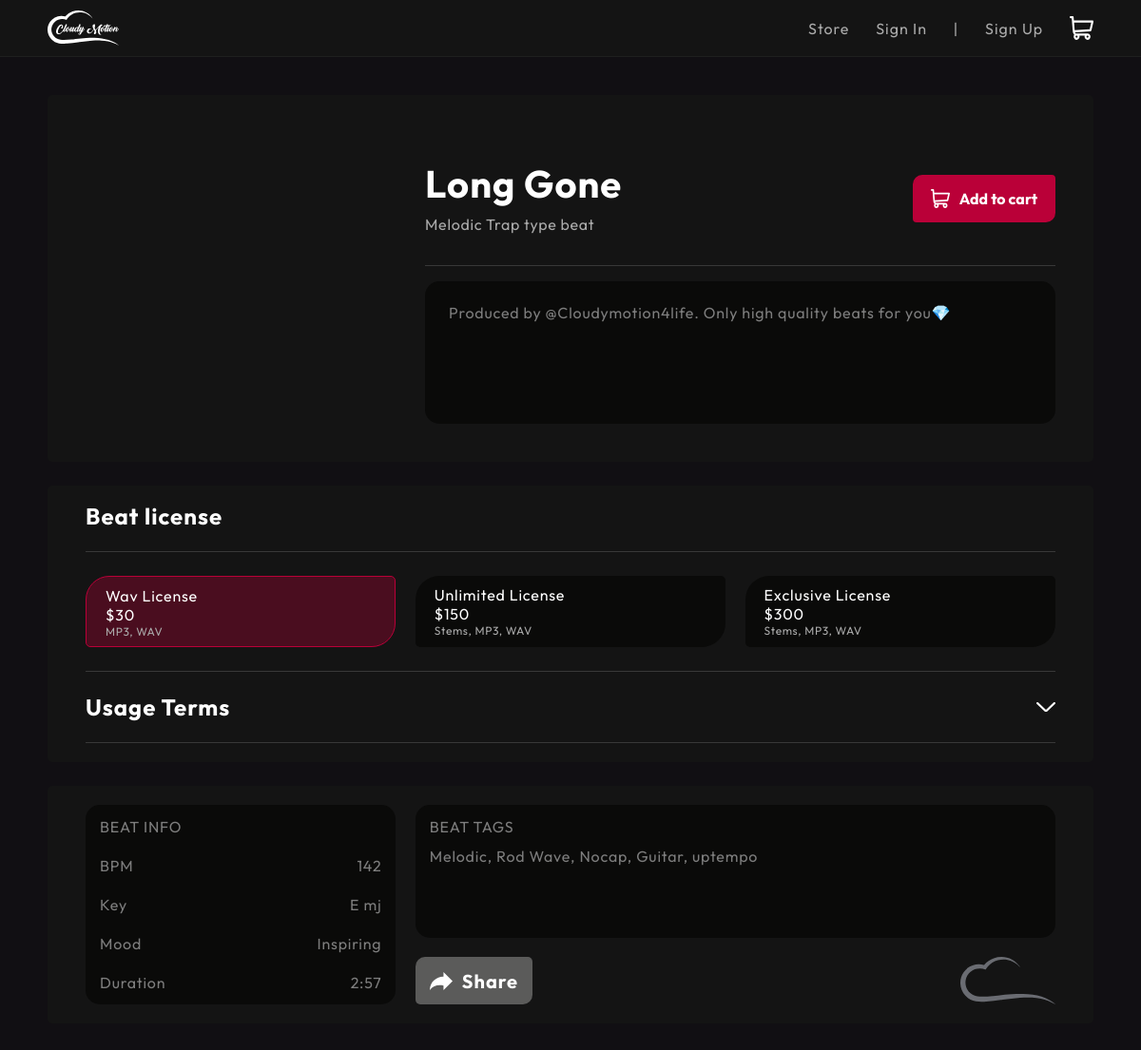
The page /store/59/ on the database its author committed.
### cm_site/models.py (models this page shows, shortened)
class Tracks(models.Model):
    track_name = models.CharField('Track Name', unique=True, null=False, max_length=64)
    cover_art = models.ImageField("Cover Art", upload_to='uploads/')
    bpm = models.IntegerField('BPM', default=90)
    key = models.CharField('Key', unique=False, null=False, max_length=16)
    mood = models.ForeignKey(Moods, on_delete=models.CASCADE)
    duration = models.CharField('Duration', max_length=16, null=False)
    type_beat = models.CharField('Type Beat', unique=False, max_length=32, default="Unique", null=False)
    tags = models.ManyToManyField(Tags, blank=True)
    description = models.CharField('Track description', max_length=256, blank=False, unique=False, default='Produced by @Cloudymotion4life. Only high quality beats for you💎')
    priority = models.IntegerField('Track priority', blank=False, unique=False, default=0)
    mp3 = models.FileField('Mp3 File', upload_to='uploads/')
    waw_link = models.URLField('Link to wav license files', blank=True)
    unl_and_exc_link = models.URLField('Link to unlimited and exclusive license files', blank=True)
    class Meta:
        verbose_name = 'Track'
        verbose_name_plural = 'Tracks'

class Prices(models.Model):
    wav_license = models.IntegerField('Wav License $', default=30)
    unlimited_license = models.IntegerField('Unlimited License $', default=100)
    exclusive_license = models.IntegerField('Exclusive License $', default=300)
    class Meta:
        verbose_name = 'Price'
        verbose_name_plural = 'Prices'

class Moods(models.Model):
    mood = models.CharField('New mood', unique=True, max_length=32, null=False)
    def __str__(self) -> str:
        return self.mood
    class Meta:
        verbose_name = 'Mood'
        verbose_name_plural = 'Moods'

class Tags(models.Model):
    tag = models.CharField('Tag', unique=True, max_length=32)
    def __str__(self):
        return self.tag
    class Meta:
        verbose_name = 'Tag'
        verbose_name_plural = 'Tags'

### cm_site/views.py (the view)
# urls.py: path('store/<int:track_id>/', view=views.store_track, name='store_track'),
def store_track(request: WSGIRequest, track_id: int):
    track = get_object_or_404(Tracks, id=track_id)
    data = {
        'user': request.user,
        'id': track_id,
        'track': track,
        'prices': Prices.objects.all().first(),
        'basket': request.session.get('basket', None)
    }
    return render(request, 'cm_site/track.html', data)

### cm_site/templates/cm_site/track.html (shortened to what this page needs)
{% load static %}
<!DOCTYPE html>
<html lang="en">
    <head>
        <link rel="stylesheet" href="{% static 'cm_site/css/reset.css' %}">
        <link rel="stylesheet" href="{% static 'cm_site/css/font.css' %}">
        <link rel="stylesheet" href="{% static 'cm_site/css/track.css' %}">
        <link rel="stylesheet" href="{% static 'cm_site/css/track_a.css' %}">
        <link rel="stylesheet" href="{% static 'cm_site/css/font_fix.css' %}">
    </head>
    <body>
        <div class="wrapper">
            <header class="header">
                <div class="header__container">
                    <a href="{% url 'store' %}">
                        <div class="header__container-logo"></div>
                    </a>
                        {% if user.is_authenticated %}
                            <div class="header__container-navbar">
                                <a href="{% url 'not_developed' %}" class="navbar__link">
                                    <div class="navbar__link-home">Home</div>
                                </a>
                                <a href="{% url 'not_developed' %}" class="navbar__link">
                                    <div class="navbar__link-services">Services</div>
                                </a>
                                <a href="{% url 'store' %}" class="navbar__link">
                                    <div class="navbar__link-contacts">Store</div>
                                </a>
                                <a href="{% url 'account' %}" class="navbar__link navbar__link--svg">
                                    <div class="navbar__link-account"></div>
                                </a>
                                <a href="{% url 'cart' %}" class="navbar__link navbar__link--svg">
                                    <div class="navbar__link-basket" {% if basket %}style="background: url('../../static/cm_site/img/cartisnotempty.svg') no-repeat; background-size: cover;"{% endif %}></div>
                                </a>
                            </div>
                        {% else %}
                            <div class="header__container-navbar header__container-navbar--no">
                                <a href="{% url 'store' %}" class="navbar__link">
                                    <div class="navbar__link-home">Store</div>
                                </a>
                                <a href="{% url 'account_login' %}" class="navbar__link">
                                    <div class="navbar__link-singin">Sign In</div>
                                </a>
                                <div class="navbar__link navbar__link-sep">
                                    <div id="item1" class="navbar__link-sep">|</div>
                                </div>
                                <a href="{% url 'account_signup' %}" class="navbar__link">
                                    <div class="navbar__link-singup">Sign Up</div>
                                </a>
                                <a href="{% url 'cart' %}" class="navbar__link navbar__link--svg">
                                    <div class="navbar__link-basket" {% if basket %}style="background: url('../../static/cm_site/img/cartisnotempty.svg') no-repeat; background-size: cover;"{% endif %}></div>
                                </a>
                            </div>
                        {% endif %}
                </div>
            </header>
            <main class="main">
                <div class="main__container">
                    <div class="beat">
                        <div class="beat__intro">
                            <div style="width: 30%;">
                                <div class="beat__intro__cover" style="background: url('../../media/{{track.cover_art}}') no-repeat; background-size: cover;"></div>
                            </div>
                            <div class="beat__intro__data">
                                <div class="beat__intro__data_name">
                                    <div class="beat__intro__data_name-text">
                                        <div>{{track.track_name}}</div>
                                        <div>{{track.type_beat}} type beat</div>
                                    </div>
                                    <div class="beat__intro__data_name-btn">
                                        <button class="to_cart">
                                            <div></div>
                                            <div>Add to cart</div>
                                        </button>
                                    </div>
                                </div>
                                <div class="beat__intro__data_line"><div></div></div>
                                <div class="beat__intro__data_desc">{{track.description}}</div>
                            </div>
                        </div>
                        <div class="beat__license">
                            <h1>Beat license</h1>
                            <div class="line"></div>
                            <div class="beat__license__buttons">
                                <button class="wav active">
                                    <h1>Wav License</h1>
                                    <h1>${{prices.wav_license}}</h1>
                                    <h2>MP3, WAV</h2>
                                </button>
                                <button class="unl">
                                    <h1>Unlimited License</h1>
                                    <h1>${{prices.unlimited_license}}</h1>
                                    <h2>Stems, MP3, WAV</h2>
                                </button>
                                <button class="exc">
                                    <h1>Exclusive License</h1>
                                    <h1>${{prices.exclusive_license}}</h1>
                                    <h2>Stems, MP3, WAV</h2>
                                </button>
                            </div>
                            <div class="line"></div>
                            <div class="beat__license_usage_terms">
                                <div class="terms_panel">
                                    <h1>Usage Terms</h1>
                                    <button class="terms_btn"></button>
                                </div>
                            </div>
                            <div class="line"></div>
                        </div>
                        <div class="beat__data">
                            <div class="beat__data__info">
                                <h1>BEAT INFO</h1>
                                <div class="bpm">
                                    <h1>BPM</h1>
                                    <h1>{{track.bpm}}</h1>
                                </div>
                                <div class="key">
                                    <h1>Key</h1>
                                    <h1>{{track.key}}</h1>
                                </div>
                                <div class="mood">
                                    <h1>Mood</h1>
                                    <h1>{{track.mood}}</h1>
                                </div>
                                <div class="duration">
                                    <h1>Duration</h1>
                                    <h1>{{track.duration}}</h1>
                                </div>
                            </div>
                            <div class="beat__data__tags_and_share">
                                <div class="tags">
                                    <h1>BEAT TAGS</h1>
                                    <h1>
                                        {% if track.tags.all %}
                                            {% for tag in track.tags.all %}
                                                {{tag}}{% if not forloop.last %},{% endif %}
                                            {% endfor %}
                                        {% else %}
                                            ...
                                        {% endif %}
                                    </h1>
                                </div>
                                <div class="share_and_ico">
                                    <button class="share" id="copyButton">
                                        <div></div>
                                        <h1>Share</h1>
                                    </button>
                                    <div class="ico"></div>
                                </div>
                            </div>
                        </div>
                    </div>
                </div>
            </main>
        </div>
    </body>
</html>

### rows shown on the page
Tracks: track_name "Long Gone", type_beat "Melodic Trap", description "Produced by @Cloudymotion4life. Only high quality beats for you💎", bpm "142", key "E mj", mood "Inspiring", duration "2:57"
Prices: wav_license "30", unlimited_license "150", exclusive_license "300"
Tags: tag "Melodic"
Tags: tag "Rod Wave"
Tags: tag "Nocap"
Tags: tag "Guitar"
Tags: tag "uptempo"
